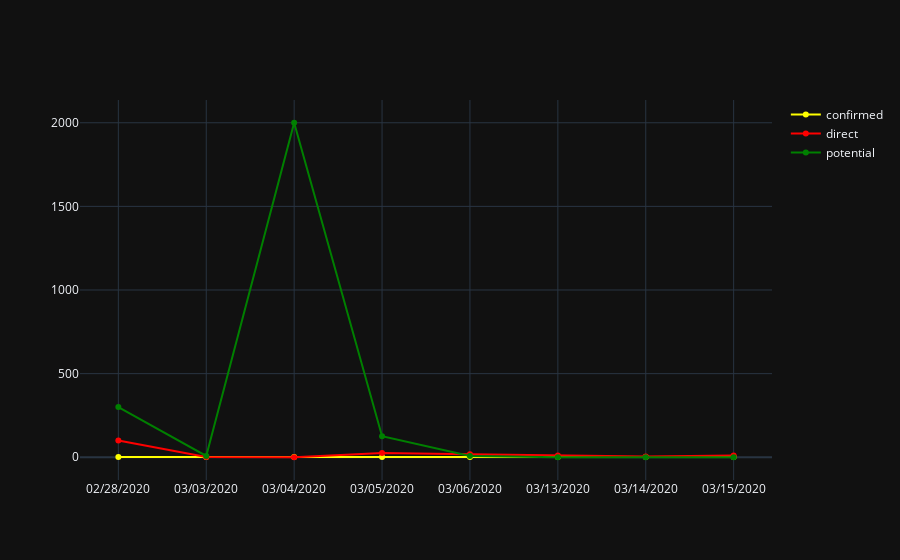

Notebook code cell kept with this figure:
### Code cell
#Confirmed ALL
fig = go.Figure()
fig.update_layout(template='plotly_dark')
fig.add_trace(go.Scatter(x=temp['date'], 
                         y=temp['confirmed'],
                         mode='lines+markers',
                         name='confirmed',
                         line=dict(color='Yellow', width=2)))
fig.add_trace(go.Scatter(x=temp['date'], 
                         y=temp['direct'],
                         mode='lines+markers',
                         name='direct',
                         line=dict(color='Red', width=2)))
fig.add_trace(go.Scatter(x=temp['date'], 
                         y=temp['potential'],
                         mode='lines+markers',
                         name='potential',
                         line=dict(color='Green', width=2)))
fig.show()

### Figure 1 — Plotly figure (JSON) as saved in the notebook; plotly's stock layout.template omitted (floating-point values rounded to 4 significant figures)
{"data": [{"line": {"color": "Yellow", "width": 2}, "mode": "lines+markers", "name": "confirmed", "type": "scatter", "x": ["02/28/2020", "03/03/2020", "03/04/2020", "03/05/2020", "03/06/2020", "03/13/2020", "03/14/2020", "03/15/2020"], "y": [1, 1, 1, 1, 1, 1, 1, 1]}, {"line": {"color": "Red", "width": 2}, "mode": "lines+markers", "name": "direct", "type": "scatter", "x": ["02/28/2020", "03/03/2020", "03/04/2020", "03/05/2020", "03/06/2020", "03/13/2020", "03/14/2020", "03/15/2020"], "y": [100, 1, 0, 26, 18, 10, 5, 10]}, {"line": {"color": "Green", "width": 2}, "mode": "lines+markers", "name": "potential", "type": "scatter", "x": ["02/28/2020", "03/03/2020", "03/04/2020", "03/05/2020", "03/06/2020", "03/13/2020", "03/14/2020", "03/15/2020"], "y": [300, 8, 2000, 126, 7, 0, 0, 0]}], "layout": {}}
